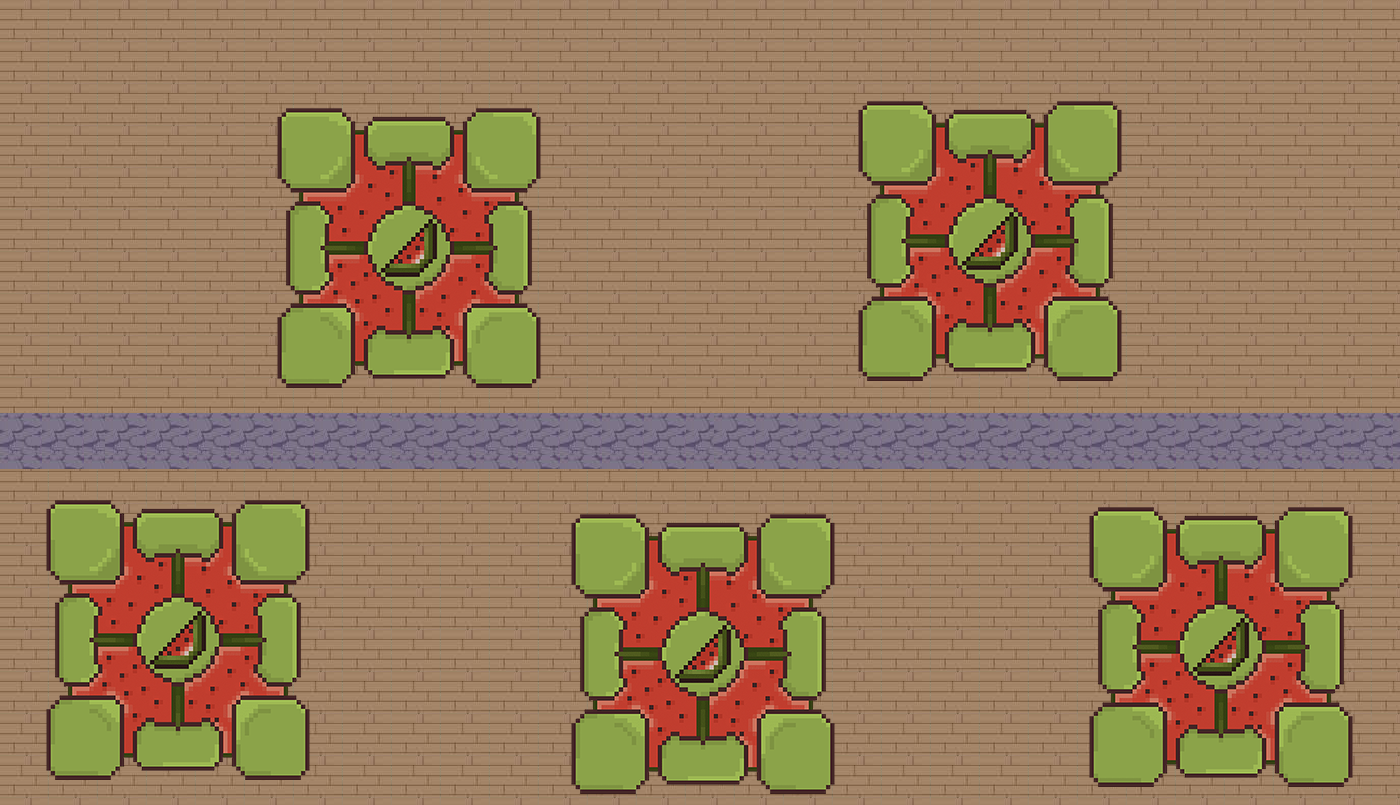

Tiled map render using the project's own tile images. Description and the map definition, with tile-layer contents summarised, below:
An orthogonal 200x115 tile map with 7x7 px tiles, 2 tile layers (suelo, cajas), 2 tilesets.

<map version="1.8" tiledversion="1.8.4" orientation="orthogonal" renderorder="right-down" width="200" height="115" tilewidth="7" tileheight="7" infinite="0" nextlayerid="7" nextobjectid="1">
 <tileset firstgid="1" source="images.tsx" />
 <tileset firstgid="991" source="caja.tsx" />
 <layer id="5" name="suelo" width="200" height="115">
  <data>[23000 cells, 23000 non-empty, 78 distinct tile ids]</data>
 </layer>
 <layer id="3" name="cajas" width="200" height="115">
  <data>[23000 cells, 8405 non-empty, 1681 distinct tile ids]</data>
 </layer>
</map>
